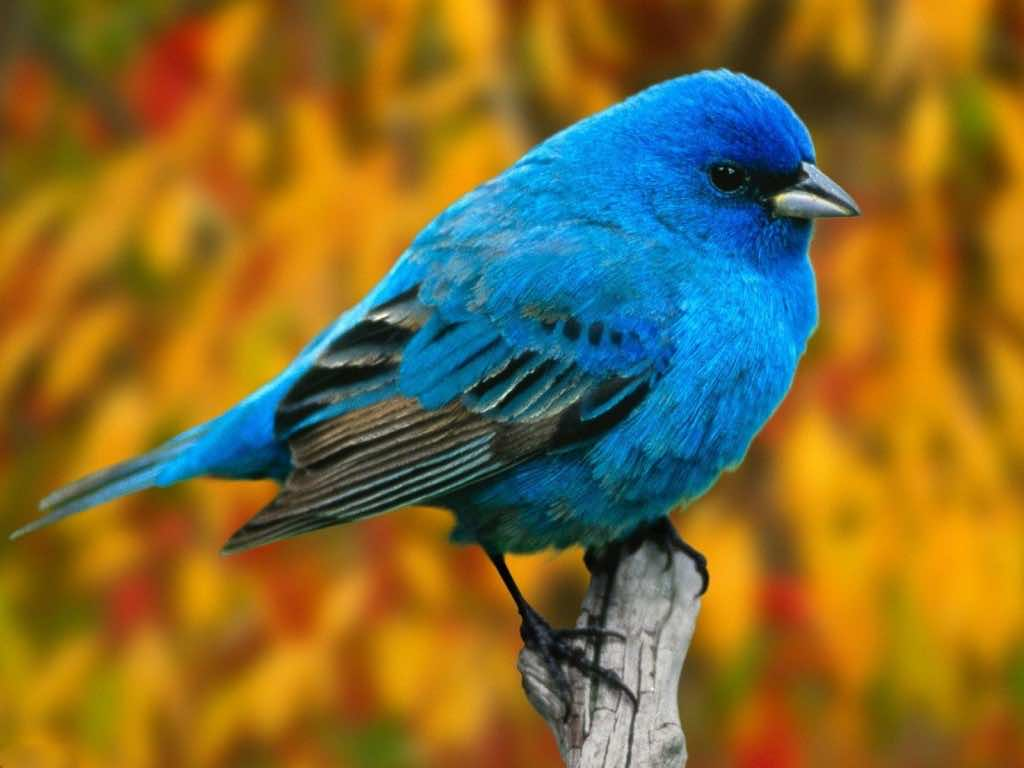
#> input picture Image_Analysis_Comp_Vision/bird.jpg, 1024 x 768 px, found by its file name
$ python chapter3_Resize_Crop.py
#> lines starting #> are read from the running program, lines starting #| are printed output that depends on the picture
import cv2

img = cv2.imread("Resources/bird.jpg")
#> img is the input picture: shape (768, 1024, 3); mean B, G, R 49.8, 107.6, 130
print(img.shape)        # Height, Width, Channels (768, 1024, 3)
#| (768, 1024, 3)

imgResize = cv2.resize(img, (512, 384))     # Resize to (Width, Height)
imgCropped = imgResize[0:200, 200:500]
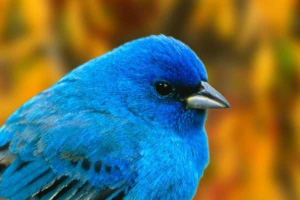
#> imgCropped: shape (200, 300, 3); mean B, G, R 93.5, 111.1, 92.5

cv2.imshow("Resized Image", imgResize)
cv2.imshow("Cropped Image", imgCropped)

cv2.waitKey(0)
cv2.destroyAllWindows()
